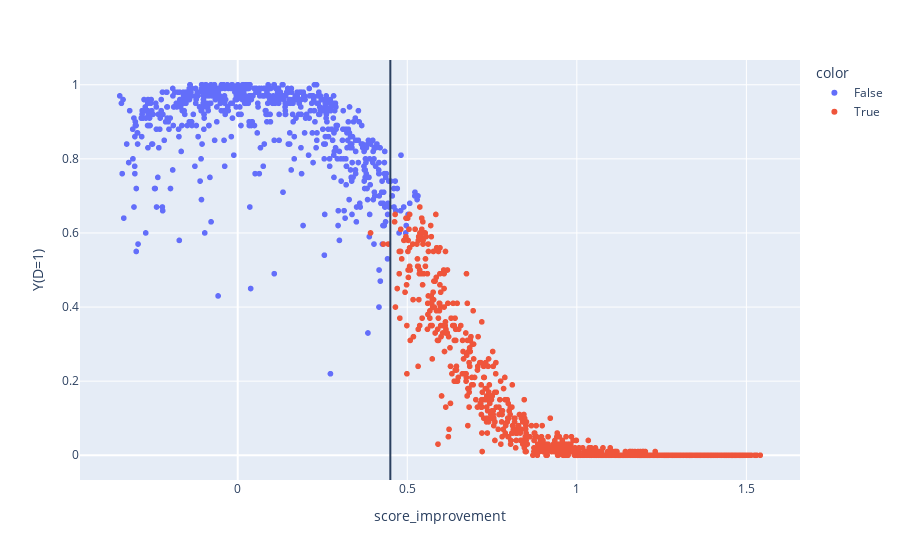

Notebook code for this chart:
### Code cell
fig = px.scatter(x=data['score_distance'] ,y=data['Y0'], color=data['D'], labels=dict(x="score_improvement", y="Y(D=1)"), hover_data={'score_improvement': data['score_improvement'], 'score_distance_act': data['score_distance_act'], 'score_improvement_act': data['score_improvement_act']}) 
fig.add_vline(x=params['treatment_dist'])

### Figure 1 — Plotly figure (JSON) as saved in the notebook; plotly's stock layout.template omitted (floating-point values rounded to 4 significant figures; data arrays with more than 128 entries replaced by an {"elided": "..."} marker saying what was removed)
{"data": [{"customdata": {"elided": "637x3 float values"}, "hovertemplate": "color=False<br>score_improvement=%{customdata[0]}<br>Y(D=1)=%{y}<br>score_distance_act=%{customdata[1]}<br>score_improvement_act=%{customdata[2]}<extra></extra>", "legendgroup": "False", "marker": {"color": "#636efa", "symbol": "circle"}, "mode": "markers", "name": "False", "showlegend": true, "type": "scattergl", "x": {"elided": "637 float values"}, "xaxis": "x", "y": {"elided": "637 float values"}, "yaxis": "y"}, {"customdata": {"elided": "863x3 float values"}, "hovertemplate": "color=True<br>score_improvement=%{customdata[0]}<br>Y(D=1)=%{y}<br>score_distance_act=%{customdata[1]}<br>score_improvement_act=%{customdata[2]}<extra></extra>", "legendgroup": "True", "marker": {"color": "#EF553B", "symbol": "circle"}, "mode": "markers", "name": "True", "showlegend": true, "type": "scattergl", "x": {"elided": "863 float values"}, "xaxis": "x", "y": {"elided": "863 float values"}, "yaxis": "y"}], "layout": {"legend": {"title": {"text": "color"}, "tracegroupgap": 0}, "margin": {"t": 60}, "shapes": [{"type": "line", "x0": 0.45, "x1": 0.45, "xref": "x", "y0": 0, "y1": 1, "yref": "y domain"}], "xaxis": {"anchor": "y", "domain": [0, 1], "title": {"text": "score_improvement"}}, "yaxis": {"anchor": "x", "domain": [0, 1], "title": {"text": "Y(D=1)"}}}}
